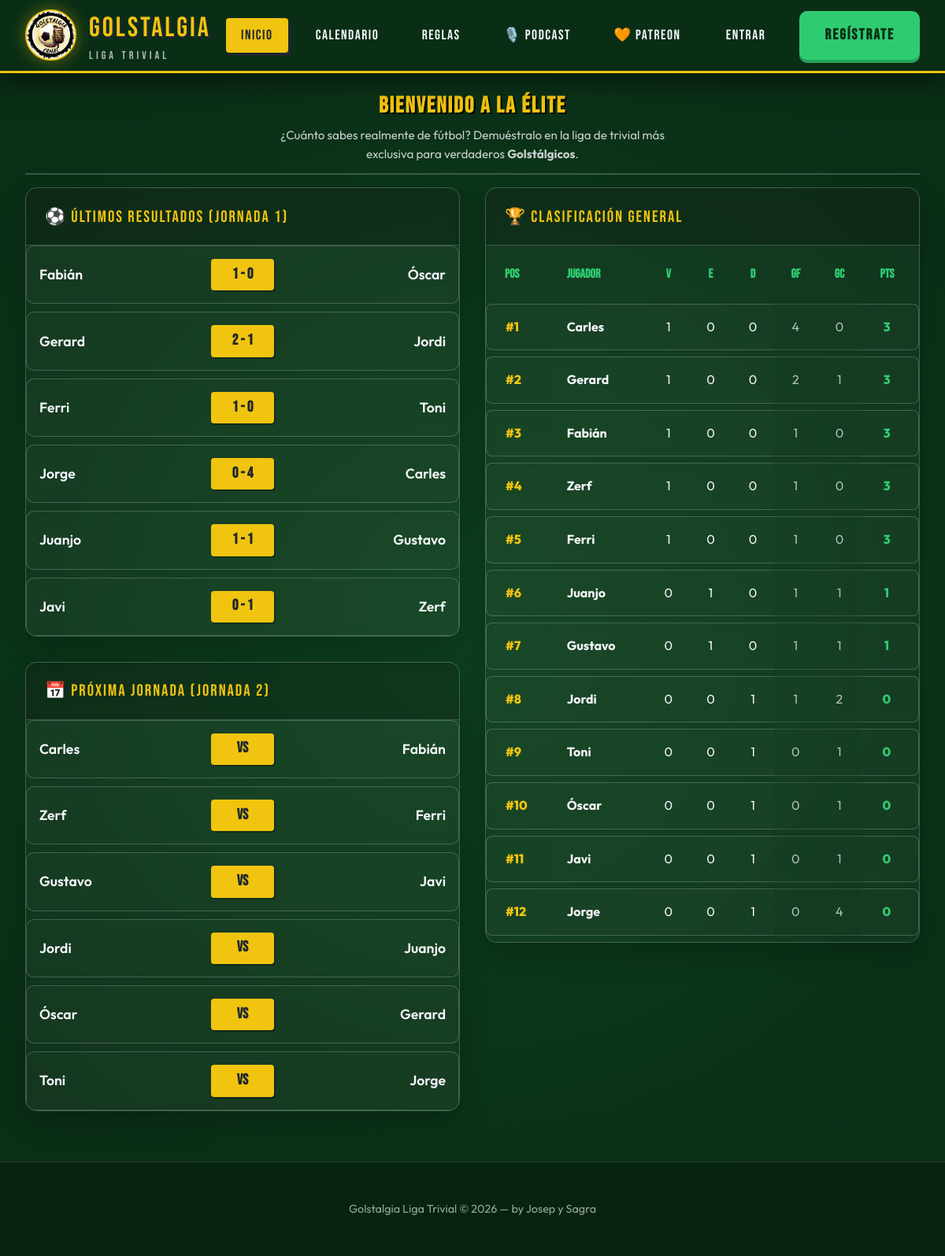
The page / on the database its author committed.
### tables this page shows
CREATE TABLE `jornadas` (
  `id` int unsigned NOT NULL AUTO_INCREMENT,
  `liga_id` int unsigned NOT NULL,
  `numero` int unsigned NOT NULL,
  `fecha_inicio` date DEFAULT NULL,
  `fecha_fin` date DEFAULT NULL,
  `activa` tinyint(1) NOT NULL DEFAULT '0',
  `created_at` timestamp NULL DEFAULT CURRENT_TIMESTAMP,
  PRIMARY KEY (`id`),
  UNIQUE KEY `uk_jornada_liga` (`liga_id`,`numero`),
  CONSTRAINT `fk_jornada_liga` FOREIGN KEY (`liga_id`) REFERENCES `ligas` (`id`) ON DELETE CASCADE
);

CREATE TABLE `partidas` (
  `id` int unsigned NOT NULL AUTO_INCREMENT,
  `jornada_id` int unsigned NOT NULL,
  `local_id` int unsigned NOT NULL,
  `visitante_id` int unsigned NOT NULL,
  `estado` enum('pendiente','acordada','jugada','cancelada') NOT NULL DEFAULT 'pendiente',
  `fecha_acordada` datetime DEFAULT NULL,
  `created_at` timestamp NULL DEFAULT CURRENT_TIMESTAMP,
  `updated_at` timestamp NULL DEFAULT CURRENT_TIMESTAMP ON UPDATE CURRENT_TIMESTAMP,
  PRIMARY KEY (`id`),
  KEY `fk_partida_jornada` (`jornada_id`),
  KEY `fk_partida_local` (`local_id`),
  KEY `fk_partida_visitante` (`visitante_id`),
  CONSTRAINT `fk_partida_jornada` FOREIGN KEY (`jornada_id`) REFERENCES `jornadas` (`id`) ON DELETE CASCADE,
  CONSTRAINT `fk_partida_local` FOREIGN KEY (`local_id`) REFERENCES `usuarios` (`id`),
  CONSTRAINT `fk_partida_visitante` FOREIGN KEY (`visitante_id`) REFERENCES `usuarios` (`id`)
);

CREATE TABLE `participantes` (
  `id` int unsigned NOT NULL AUTO_INCREMENT,
  `nombre` varchar(100) NOT NULL,
  `usuario_id` int unsigned DEFAULT NULL,
  `created_at` timestamp NULL DEFAULT CURRENT_TIMESTAMP,
  `updated_at` timestamp NULL DEFAULT CURRENT_TIMESTAMP ON UPDATE CURRENT_TIMESTAMP,
  PRIMARY KEY (`id`)
);

CREATE TABLE `resultados` (
  `id` int unsigned NOT NULL AUTO_INCREMENT,
  `partida_id` int unsigned NOT NULL,
  `ganador_id` int unsigned DEFAULT NULL,
  `puntos_local` tinyint unsigned NOT NULL DEFAULT '0',
  `puntos_visitante` tinyint unsigned NOT NULL DEFAULT '0',
  `notas` text,
  `registrado_por` int unsigned DEFAULT NULL,
  `created_at` timestamp NULL DEFAULT CURRENT_TIMESTAMP,
  `updated_at` timestamp NULL DEFAULT CURRENT_TIMESTAMP ON UPDATE CURRENT_TIMESTAMP,
  PRIMARY KEY (`id`),
  UNIQUE KEY `partida_id` (`partida_id`),
  KEY `fk_res_ganador` (`ganador_id`),
  KEY `fk_res_registrado` (`registrado_por`),
  CONSTRAINT `fk_res_ganador` FOREIGN KEY (`ganador_id`) REFERENCES `usuarios` (`id`),
  CONSTRAINT `fk_res_partida` FOREIGN KEY (`partida_id`) REFERENCES `partidas` (`id`) ON DELETE CASCADE,
  CONSTRAINT `fk_res_registrado` FOREIGN KEY (`registrado_por`) REFERENCES `usuarios` (`id`)
);

CREATE TABLE `clasificacion` (
  `id` int unsigned NOT NULL AUTO_INCREMENT,
  `liga_id` int unsigned NOT NULL,
  `participante_id` int unsigned NOT NULL,
  `partidas_jugadas` smallint unsigned NOT NULL DEFAULT '0',
  `victorias` smallint unsigned NOT NULL DEFAULT '0',
  `derrotas` smallint unsigned NOT NULL DEFAULT '0',
  `puntos_favor` smallint unsigned NOT NULL DEFAULT '0',
  `puntos_contra` smallint unsigned NOT NULL DEFAULT '0',
  `puntos_clasificacion` smallint unsigned NOT NULL DEFAULT '0',
  `updated_at` timestamp NULL DEFAULT CURRENT_TIMESTAMP ON UPDATE CURRENT_TIMESTAMP,
  PRIMARY KEY (`id`),
  UNIQUE KEY `uk_clas_liga_usuario` (`liga_id`,`participante_id`),
  KEY `fk_clas_participante` (`participante_id`),
  CONSTRAINT `fk_clas_liga` FOREIGN KEY (`liga_id`) REFERENCES `ligas` (`id`) ON DELETE CASCADE,
  CONSTRAINT `fk_clas_participante` FOREIGN KEY (`participante_id`) REFERENCES `participantes` (`id`) ON DELETE CASCADE
);

### src/views/home.php (the view, shortened to what the rows shown need)
<div class="public-home-content">
  <section class="hero-section" style="text-align: center; margin-bottom: 1rem; padding: 0.2rem 0 0.75rem; border-bottom: 2px solid var(--glass-border);">
    <h1 style="font-family: var(--font-display); font-size: 1.8rem; color: var(--amarillo-retro); text-shadow: 2px 2px 0 #000; letter-spacing: 2px; margin-bottom: 0.1rem;">BIENVENIDO A LA ÉLITE</h1>
  </section>
  <div class="grid-2">
    <div class="home-column-left">
      <?php if ($ultimaJornada): ?>
      <div class="card" style="margin-bottom: 2rem;">
        <div class="card-header">
          ⚽ ÚLTIMOS RESULTADOS (JORNADA <?= $ultimaJornada['numero'] ?>)
        </div>
        <div class="card-body">
          <div class="match-list">
            <?php foreach ($partidasUltima as $p): ?>
              <div class="match-row">
                <div class="match-team"><?= htmlspecialchars($p['nombre_local']) ?></div>
                <div class="match-score"><?= $p['puntos_local'] ?> - <?= $p['puntos_visitante'] ?></div>
                <div class="match-team right"><?= htmlspecialchars($p['nombre_visitante']) ?></div>
              </div>
            <?php endforeach; ?>
          </div>
        </div>
      </div>
      <?php endif; ?>
      <?php if ($siguienteJornada): ?>
      <div class="card">
        <div class="card-body">
          <?php if (empty($partidasProxima)): ?>
            <p style="text-align:center; opacity:0.6;">Calendario pendiente de confirmar.</p>
          <?php else: ?>
            <div class="match-list">
              <?php foreach ($partidasProxima as $p): ?>
                <div class="match-row">
                  <div class="match-team"><?= htmlspecialchars($p['nombre_local']) ?></div>
                  <div class="match-vs">VS</div>
                  <div class="match-team right"><?= htmlspecialchars($p['nombre_visitante']) ?></div>
                </div>
              <?php endforeach; ?>
            </div>
          <?php endif; ?>
        </div>
      </div>
      <?php endif; ?>
    </div>
    <div class="home-column-right">
      <div class="card">
        <div class="card-body" style="padding: 0;">
          <?php if (empty($clasificacion)): ?>
            <div style="padding: 2rem; text-align: center; opacity: 0.6;">Aún no hay datos de competición.</div>
          <?php else: ?>
            <table class="table-compact">
              <thead>
                <tr>
                  <th style="padding-left: 1.5rem;">POS</th>
                  <th>JUGADOR</th>
                  <th style="text-align: center;">V</th>
                  <th style="text-align: center;">E</th>
                  <th style="text-align: center;">D</th>
                  <th style="text-align: center;" title="Goles Favor">GF</th>
                  <th style="text-align: center;" title="Goles Contra">GC</th>
                  <th style="text-align: center; padding-right: 1.5rem;">PTS</th>
                </tr>
              </thead>
              <tbody>
                <?php foreach ($clasificacion as $idx => $fila): ?>
                  <tr>
                    <td style="padding-left: 1.5rem; font-weight: 800; color: var(--amarillo-retro);">#<?= $idx + 1 ?></td>
                    <td>
                      <div style="display: flex; align-items: center; gap: 0.5rem;">
                        <strong><?= htmlspecialchars($fila['nombre']) ?></strong>
                      </div>
                    </td>
                    <td style="text-align: center;"><?= $fila['victorias'] ?></td>
                    <td style="text-align: center;"><?= $fila['partidas_jugadas'] - ($fila['victorias'] + $fila['derrotas']) ?></td>
                    <td style="text-align: center;"><?= $fila['derrotas'] ?></td>
                    <td style="text-align: center; opacity: 0.7;"><?= $fila['puntos_favor'] ?></td>
                    <td style="text-align: center; opacity: 0.7;"><?= $fila['puntos_contra'] ?></td>
                    <td style="text-align: center; font-weight: 800; color: var(--verde-vivo); padding-right: 1.5rem;"><?= $fila['puntos_clasificacion'] ?></td>
                  </tr>
                <?php endforeach; ?>
              </tbody>
            </table>
          <?php endif; ?>
        </div>
      </div>
    </div>
  </div>
</div>
<?php
require_once __DIR__ . '/partials/layout.php';
?>

### rows shown on the page
jornadas: numero "1"
partidas: participantes.nombre "Fabián", resultados.puntos_local "1", resultados.puntos_visitante "0", participantes.nombre "Óscar"
partidas: participantes.nombre "Gerard", resultados.puntos_local "2", resultados.puntos_visitante "1", participantes.nombre "Jordi"
partidas: participantes.nombre "Ferri", resultados.puntos_local "1", resultados.puntos_visitante "0", participantes.nombre "Toni"
partidas: participantes.nombre "Jorge", resultados.puntos_local "0", resultados.puntos_visitante "4", participantes.nombre "Carles"
partidas: participantes.nombre "Juanjo", resultados.puntos_local "1", resultados.puntos_visitante "1", participantes.nombre "Gustavo"
partidas: participantes.nombre "Javi", resultados.puntos_local "0", resultados.puntos_visitante "1", participantes.nombre "Zerf"
partidas: participantes.nombre "Carles", participantes.nombre "Fabián"
partidas: participantes.nombre "Zerf", participantes.nombre "Ferri"
partidas: participantes.nombre "Gustavo", participantes.nombre "Javi"
partidas: participantes.nombre "Jordi", participantes.nombre "Juanjo"
partidas: participantes.nombre "Óscar", participantes.nombre "Gerard"
partidas: participantes.nombre "Toni", participantes.nombre "Jorge"
clasificacion: participante.nombre "Carles", victorias "1", derrotas "0", puntos_favor "4", puntos_contra "0", puntos_clasificacion "3"
clasificacion: participante.nombre "Gerard", victorias "1", derrotas "0", puntos_favor "2", puntos_contra "1", puntos_clasificacion "3"
clasificacion: participante.nombre "Fabián", victorias "1", derrotas "0", puntos_favor "1", puntos_contra "0", puntos_clasificacion "3"
clasificacion: participante.nombre "Zerf", victorias "1", derrotas "0", puntos_favor "1", puntos_contra "0", puntos_clasificacion "3"
clasificacion: participante.nombre "Ferri", victorias "1", derrotas "0", puntos_favor "1", puntos_contra "0", puntos_clasificacion "3"
clasificacion: participante.nombre "Juanjo", victorias "0", partidas_jugadas "1", derrotas "0", puntos_favor "1", puntos_contra "1", puntos_clasificacion "1"
clasificacion: participante.nombre "Gustavo", victorias "0", partidas_jugadas "1", derrotas "0", puntos_favor "1", puntos_contra "1", puntos_clasificacion "1"
clasificacion: participante.nombre "Jordi", victorias "0", derrotas "1", puntos_favor "1", puntos_contra "2", puntos_clasificacion "0"
clasificacion: participante.nombre "Toni", victorias "0", derrotas "1", puntos_favor "0", puntos_contra "1", puntos_clasificacion "0"
clasificacion: participante.nombre "Óscar", victorias "0", derrotas "1", puntos_favor "0", puntos_contra "1", puntos_clasificacion "0"
clasificacion: participante.nombre "Javi", victorias "0", derrotas "1", puntos_favor "0", puntos_contra "1", puntos_clasificacion "0"
clasificacion: participante.nombre "Jorge", victorias "0", derrotas "1", puntos_favor "0", puntos_contra "4", puntos_clasificacion "0"

### other values the page prints
$siguienteJornada['numero'] "2"
